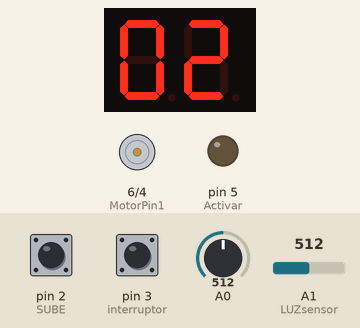
This sketch was run on a simulated Arduino Uno, built with avr-gcc and run on an emulated ATmega328P. Parts: 2-digit seven-segment display, motor-driver pin pairs drawn as motors (green arrow = first pin HIGH = forward, orange = second pin HIGH = backward, longer = more drive), output pins drawn as LEDs (lit = HIGH). Wiring (inferred from the names in the program): 2-digit 7-segment display, segments lit when LOW: segments pin 12, pin 13, pin 7, pin 8, pin 9, pin 11, pin 10; digit selects A5, A4. Inputs (shaded band) come from the test bench; at power-on: pin 3 (interruptor) HIGH, pin 2 (SUBE) HIGH, A0 = 512, A1 (LUZsensor) = 512. The segment pins are drawn as the display they are named for; pins used as bus, display or sensor lines are not drawn.

Above: at 1.2 s.
1.3 s: pin 3 (interruptor) pulled LOW for 0.15 s
At 2.7 s:
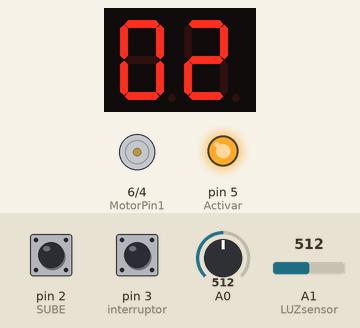
3.0 s: pin 2 (SUBE) pulled LOW for 0.15 s
At 3.9 s:
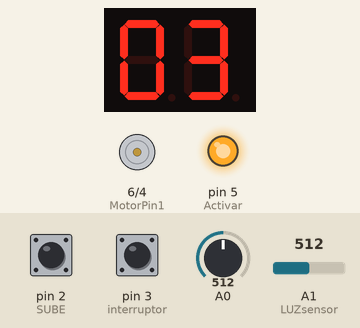
4.6 s: pin 2 (SUBE) pulled LOW for 1 s
At 5.6 s:
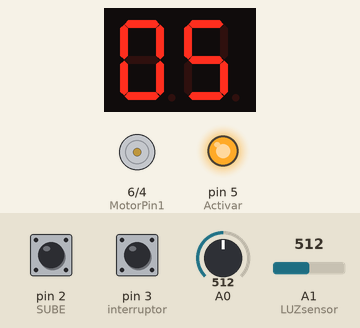
7.1 s: pin 3 (interruptor) pulled LOW for 0.15 s
At 7.17 s:
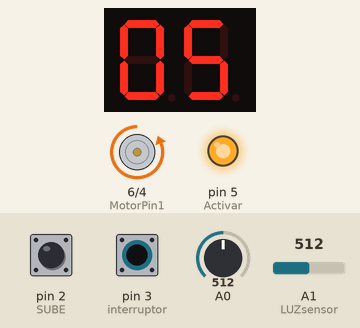
8.8 s: pin 2 (SUBE) pulled LOW for 0.15 s
At 8.91 s:
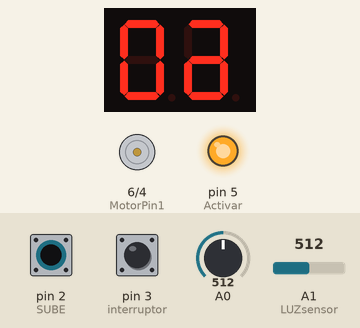
Timing chart, 0 to 11.4 s (numbered marks = the images above; inputs shaded):
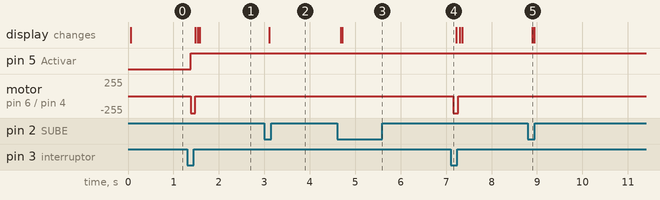

Measured:
- after the input at 1.3 s, pin 5 (Activar): LOW → HIGH after 0.08 s; motor on pin 6 (MotorPin1) / pin 4 (MotorPin2): stopped → backward 255/255 after 0.08 s, → stopped 0.10 s later; the display: first changes after 0.18 s (image 1 shows a later state)
- after the input at 3.0 s, the display: changes after 0.11 s (image 2)
- after the input at 4.6 s, the display: first changes after 0.09 s (image 3 shows a later state)
- after the input at 7.1 s, motor on pin 6 (MotorPin1) / pin 4 (MotorPin2): stopped → backward 255/255 after 0.06 s, → stopped 0.10 s later
- after the input at 8.8 s, the display: changes after 0.10 s (image 5)

The sketch:

aguirre_javier_segundapartearduino_con_sensor_final1.ino
```cpp
/*
Nombre del Proyecto: Contador de 2 dígitos con Display de 7 Segmentos y Botones.
  Autor: Aguirre Javier
  Fecha: 09/10/2023
  Descripción: Este código controla un contador de dos dígitos utilizando un display de 7 segmentos.
  Los botones "SUBE" PARA MOSTRAR EL PROXIMO NUMERO PRIMO Y UN SWITCH PARA CAMBIAR EL DISPLAY PARA MOSTRAR EL VALOR DE LA TEMPERATURA QUE SE OBTIENE DEL SENSOR QUE ACTIVA O DESACTIVA EL MOTOR DE CC
*/
// Definición de Pines para el Display y Botones
#define A 12
#define B 13
#define C 7
#define D 8
#define E 9
#define F 11
#define G 10
#define interruptor 3
#define UNIDAD A4
#define DECENA A5
#define APAGADOS 0
#define TIMEDELAY 10
#define MotorPin1 6
#define MotorPin2 4
#define Activar 5
#define SUBE 2
#define LUZsensor A1

// Variables para el Contador y Estados de los Botones
int CONTADOR = 0;
int sube = 1;
int subePrev =1;
int minLuz = 200; // Valor bajo para luz tenue
int maxLuz = 1200; // Valor alto para luz brillante

// Configuración de Pines de Entrada y Salida
void setup()
{
  pinMode(SUBE, INPUT_PULLUP);
  pinMode(interruptor, INPUT_PULLUP);
  pinMode(MotorPin1,OUTPUT);
  pinMode(MotorPin2,OUTPUT);
  pinMode(Activar,OUTPUT);
  pinMode(LUZsensor, INPUT);
  pinMode(A,OUTPUT);
  pinMode(B,OUTPUT);
  pinMode(C,OUTPUT);
  pinMode(D,OUTPUT);
  pinMode(E,OUTPUT);
  pinMode(F,OUTPUT);
  pinMode(G,OUTPUT);
  pinMode(UNIDAD,OUTPUT);
  pinMode(DECENA,OUTPUT);
  Serial.begin(9600);
}

void loop()
{
  int estadoInterruptor = digitalRead(interruptor);
  if (estadoInterruptor == LOW)
  {
    PrintTemperatura();
    if(CONTADOR > 23)
    {
      variarDireccion();
    }
    else
    {
   	  ApagarMotor();
    }
  }
  else if (estadoInterruptor == HIGH)
  {
    ApagarMotor();
    PrintNumeroPrimo();
	int presionado = KeyPressed();
    if(presionado == 	SUBE)
     {
    	sumar();
     }
  }
}
void PrintNumeroPrimo()
{// Si el interruptor está en la posición "números primos," muestra el número primo actual en el Display
  while (!esPrimo(CONTADOR))
  {
    CONTADOR++;
    if (CONTADOR > 99)
      {
          CONTADOR = 0;
      }
  }
   PrendeDigito(APAGADOS);
   printDigit(CONTADOR/10);
   PrendeDigito(DECENA);
   PrendeDigito(APAGADOS);
   printDigit(CONTADOR-10*((int) CONTADOR/10));
   PrendeDigito(UNIDAD);
}
bool esPrimo(int numero)
{
    if (numero <= 1)
    {
        return false; // 0 y 1 no son primos
    }
    for (int i = 2; i < numero; i++)
    {
        if (numero % i == 0)
        {
            return false; // Si es divisible por algún número en el rango [2, sqrt(numero)], no es primo
        }
    }
    return true; // Si no es divisible por ningún número en ese rango, es primo
}
void PrintTemperatura()
{
  int sensorValue = analogRead(A0);
  float voltage = (sensorValue / 1023.0) * 5.0; // Convierte el valor a voltaje
  float temperatureC = (voltage - 0.5) * 100.0; // Convierte el voltaje a temperatura en grados Celsius
  int Temperatura = int (temperatureC);
  CONTADOR = Temperatura;
  delay(10);
  PrintCount();

}
void ActivarMotorIzquierda()
{
 digitalWrite(Activar, HIGH);
 digitalWrite(MotorPin1, LOW);
 digitalWrite(MotorPin2,HIGH);
}
void ActivarMotorDerecha()
{
 digitalWrite(Activar, HIGH);
 digitalWrite(MotorPin1, HIGH);
 digitalWrite(MotorPin2,LOW);
}
void ApagarMotor()
{
  digitalWrite(MotorPin1, LOW);
  digitalWrite(MotorPin2, LOW);
}
void variarDireccion()
{
  int IntensidadLuz = analogRead(LUZsensor);
  if (IntensidadLuz > minLuz)
  {
    ActivarMotorIzquierda();
  }
  else if (IntensidadLuz < maxLuz)
  {
    ActivarMotorDerecha();
  }
}
void sumar()
{
 CONTADOR ++;
  if(CONTADOR > 99)
  {
    CONTADOR = 0;
  }
}
// Función para mostrar un dígito en el Display de 7 Segmentos
void printDigit(int digit)
{
  digitalWrite(A, HIGH);
  digitalWrite(B, HIGH);
  digitalWrite(C, HIGH);
  digitalWrite(D, HIGH);
  digitalWrite(E, HIGH);
  digitalWrite(F, HIGH);
  digitalWrite(G, HIGH);
  switch (digit)
  {
    case 0:
    digitalWrite(A, LOW);
  	digitalWrite(B, LOW);
  	digitalWrite(C, LOW);
  	digitalWrite(D, LOW);
  	digitalWrite(E, LOW);
  	digitalWrite(F, LOW);
  	digitalWrite(G, HIGH);
    break;
    case 1:
    digitalWrite(A, HIGH);
  	digitalWrite(B, LOW);
  	digitalWrite(C, LOW);
  	digitalWrite(D, HIGH);
  	digitalWrite(E, HIGH);
  	digitalWrite(F, HIGH);
    digitalWrite(G, HIGH);
    break;
    case 2:
    digitalWrite(A, LOW);
  	digitalWrite(B, LOW);
  	digitalWrite(C, HIGH);
  	digitalWrite(D, LOW);
  	digitalWrite(E, LOW);
  	digitalWrite(F, HIGH);
  	digitalWrite(G, LOW);
    break;
    case 3:
    digitalWrite(A, LOW);
  	digitalWrite(B, LOW);
  	digitalWrite(C, LOW);
  	digitalWrite(D, LOW);
  	digitalWrite(E, HIGH);
  	digitalWrite(F, HIGH);
  	digitalWrite(G, LOW);
    break;
    case 4:
    digitalWrite(A, HIGH);
  	digitalWrite(B, LOW);
  	digitalWrite(C, LOW);
  	digitalWrite(D, HIGH);
  	digitalWrite(E, HIGH);
  	digitalWrite(F, LOW);
  	digitalWrite(G, LOW);
    break;
    case 5:
    digitalWrite(A, LOW);
  	digitalWrite(B, HIGH);
  	digitalWrite(C, LOW);
  	digitalWrite(D, LOW);
  	digitalWrite(E, HIGH);
  	digitalWrite(F, LOW);
  	digitalWrite(G, LOW);
    break;
    case 6:
    digitalWrite(A, LOW);
  	digitalWrite(B, HIGH);
  	digitalWrite(C, LOW);
  	digitalWrite(D, LOW);
  	digitalWrite(E, LOW);
  	digitalWrite(F, LOW);
  	digitalWrite(G, LOW);
    break;
    case 7:
    digitalWrite(A, LOW);
  	digitalWrite(B, LOW);
  	digitalWrite(C, LOW);
  	digitalWrite(D, HIGH);
  	digitalWrite(E, HIGH);
  	digitalWrite(F, HIGH);
  	digitalWrite(G, HIGH);
    break;
    case 8:
    digitalWrite(A, LOW);
  	digitalWrite(B, LOW);
  	digitalWrite(C, LOW);
  	digitalWrite(D, LOW);
  	digitalWrite(E, LOW);
  	digitalWrite(F, LOW);
  	digitalWrite(G, LOW);
    break;
    case 9:
    digitalWrite(A, LOW);
  	digitalWrite(B, LOW);
  	digitalWrite(C, LOW);
  	digitalWrite(D, HIGH);
  	digitalWrite(E, HIGH);
  	digitalWrite(F, LOW);
  	digitalWrite(G, LOW);
    break;
  }
  delay(TIMEDELAY);

}
void PrendeDigito(int digito)
{
  if(digito == UNIDAD)
  {
    digitalWrite(UNIDAD , HIGH);
    digitalWrite(DECENA , LOW);
    delay(TIMEDELAY);
  }
  else if(digito == DECENA)
  {
    digitalWrite(UNIDAD , LOW);
    digitalWrite(DECENA , HIGH);
    delay(TIMEDELAY);
  }
  else if(APAGADOS)
  {
  digitalWrite(A, LOW);
  digitalWrite(B, LOW);
  digitalWrite(C, LOW);
  digitalWrite(D, LOW);
  digitalWrite(E, LOW);
  digitalWrite(F, LOW);
  digitalWrite(G, LOW);
  delay(TIMEDELAY);
  }
  else
  {
    digitalWrite(UNIDAD , LOW);
    digitalWrite(DECENA , LOW);
  }

}
int KeyPressed(void)
{
  sube = digitalRead(SUBE);
  if (sube == 1)
  {
    subePrev = 1;
  }
  if (sube == 0 && sube != subePrev)
    {
      subePrev = sube;
      return SUBE;
    }
   return 0;
}
// Función para mostrar el dígito en el Display correspondiente
void PrintCount()
{
   PrendeDigito(APAGADOS);

   printDigit(CONTADOR/10);
   PrendeDigito(DECENA);

   PrendeDigito(APAGADOS);
   printDigit(CONTADOR-10*((int) CONTADOR/10));
   PrendeDigito(UNIDAD);
}
```
